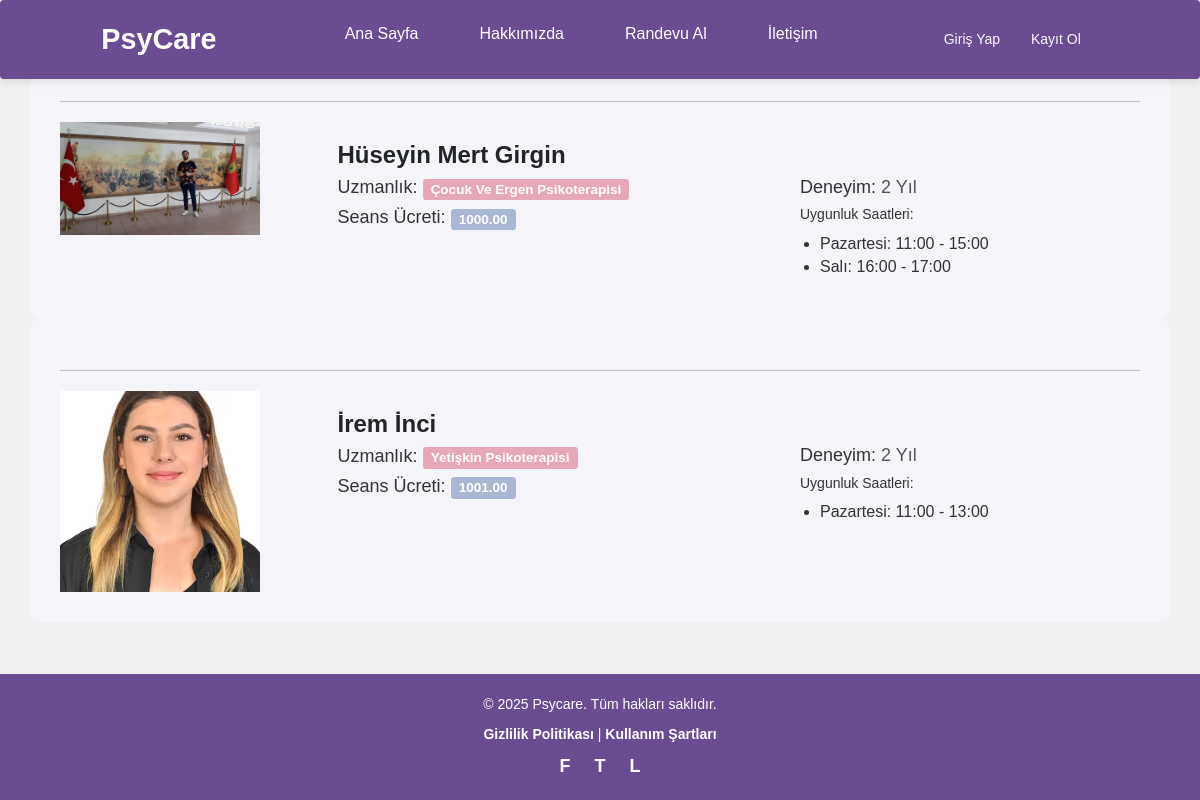
Before: /danisman/ with the older database file.
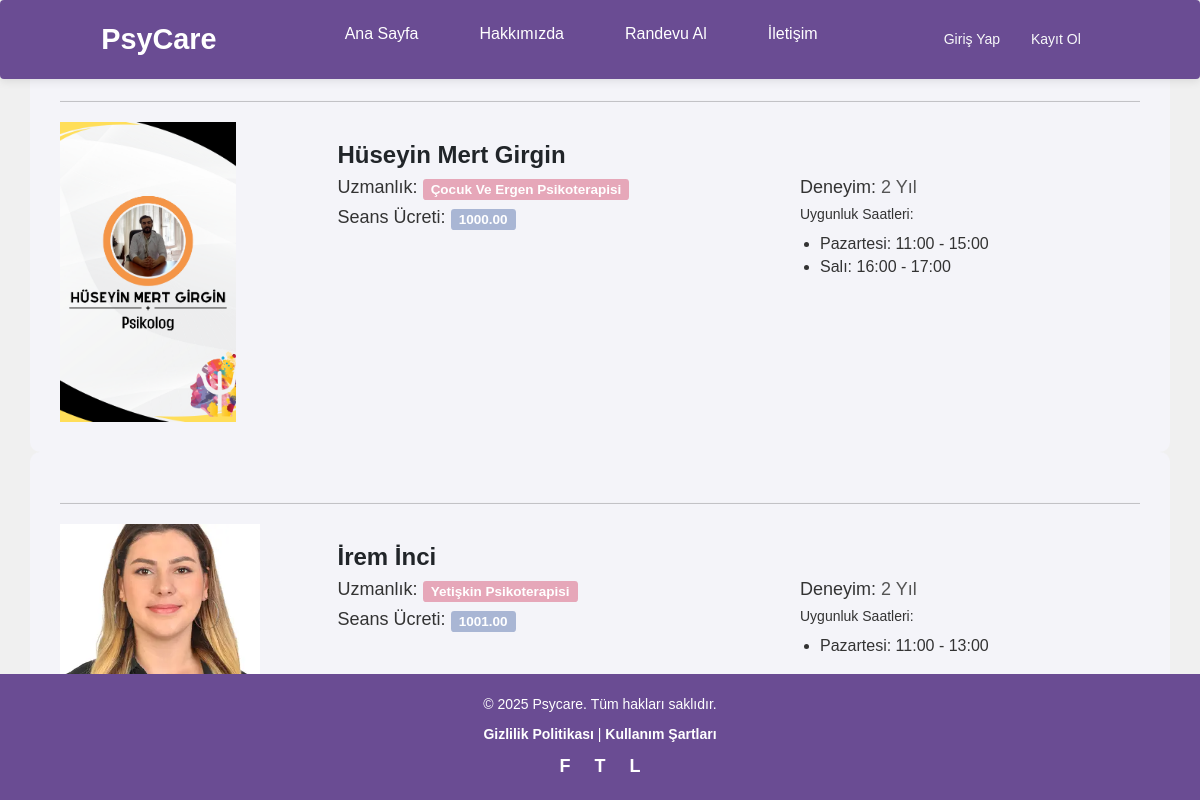
After: the same page with the newer database file.
### danisman/models.py (models this page shows, shortened)
class Danisman(models.Model):
    title = models.CharField(max_length=100)  # Danışmanın unvanı (ör. Dr., Prof., vb.)
    full_name = models.CharField(max_length=255)  # Danışmanın tam adı
    specialization = models.CharField(max_length=255)  # Danışmanın uzmanlık alanı (ör. Psikolog, Terapi, vb.)
    fee = models.DecimalField(max_digits=10, decimal_places=2)  # Danışmanlık ücretini saklamak için (ör. 150.00)
    profile_picture = models.ImageField(upload_to='consultant_images/', blank=True, null=True)  # Profil fotoğrafı (isteğe bağlı)
    bio = models.TextField(blank=True, null=True)  # Danışman hakkında açıklamalar
    created_at = models.DateTimeField(auto_now_add=True)  # Kaydın oluşturulma zamanı
    updated_at = models.DateTimeField(auto_now=True)  # Kaydın son güncellenme zamanı
    class Meta:
        ordering = ['full_name']

### danisman/views.py (the view)
# urls.py: path('' , views.index , name='danisman_index'),
def index(request):
    danisman = Danisman.objects.all()
    for psikolog in danisman:
        for uygunluk in psikolog.availabilities.all():
            uygunluk.start_time = timezone.localtime(uygunluk.start_time)  # Yerel saate dönüştür
            uygunluk.end_time = timezone.localtime(uygunluk.end_time)
    context = {
        'danisman': danisman,
    }
    return render(request , 'danismanbilgi/index.html' , context)

### templates/danismanbilgi/index.html
{% extends 'layout.html' %}
{% block content %}
{% load static %}
{% for psikolog in danisman %}
    <div class="container" style="background-color: #F4F4F9; padding: 30px; border-radius: 10px;">
        <hr/>
        <div class="row">
            <div class="col-lg-3">
                <img class="projectimg" src="{{ psikolog.profile_picture.url }}" alt="#" style="max-height: 300px; max-width: 200px;">
            </div>
            <div class="col-lg-5" style="text-align:left;">
                <h3>
                    <a href="{% url 'danisman_details' psikolog.id %}"
                       class="text-decoration-none text-dark fw-bold"
                       style="transition: color 0.3s ease; color: #333333;"
                       onmouseover="this.style.color='#8A2BE2'"
                       onmouseout="this.style.color='#333333'">
                        {{ psikolog.full_name }}
                    </a>
                </h3>
                <h4>Uzmanlık: <span class="label" style="background-color:#E6A7B9">{{ psikolog.specialization }}</span></h4>
                <h4>Seans Ücreti: <span class="label" style="background-color:#A9B6D4">{{ psikolog.fee }}</span></h4>
            </div>
            <div class="col-lg-4" style="text-align:left;">
                <br/><br/>
                <h4>Deneyim: <span style="font-weight: normal; color: #555;">2 Yıl</span></h4>
                <h5>Uygunluk Saatleri:</h5>
                <ul class="availability-list">
                    {% for uygunluk in psikolog.availabilities.all %}
                        <li class="availability-item">
                            <span class="day-of-week">{{ uygunluk.day_of_week }}:</span>
                            <span class="time-range">
                                {{ uygunluk.start_time|date:"H:i" }} - {{ uygunluk.end_time|date:"H:i" }}
                            </span>
                        </li>
                    {% empty %}
                        <li>Bu psikolog için uygunluk saatleri belirlenmemiş.</li>
                    {% endfor %}
                </ul>
            </div>
        </div>
    </div>
{% endfor %}
{% endblock %}

Changed rows visible on the page:
changed Danisman "Hüseyin Mert Girgin": profile_picture: a different picture
